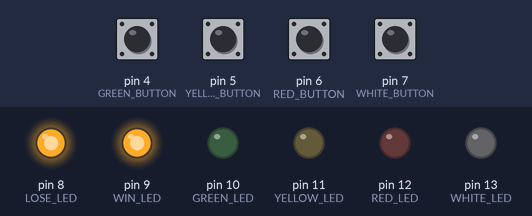
The sketch below on a simulated Arduino Uno, built with avr-gcc and run on an emulated ATmega328P. Shown: output pins drawn as LEDs (lit = HIGH). The inputs (shaded band) are chosen by the test bench; at power-on: pin 4 (GREEN_BUTTON), pin 5 (YELLOW_BUTTON), pin 6 (RED_BUTTON), pin 7 (WHITE_BUTTON) LOW.

Above: at 1.2 s.
1.3 s: pin 4 (GREEN_BUTTON) pulled HIGH for 0.15 s
At 1.37 s:
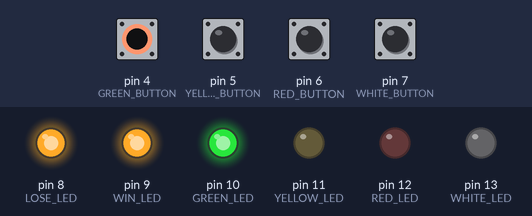
2.9 s: pin 5 (YELLOW_BUTTON) pulled HIGH for 0.15 s
At 2.97 s:
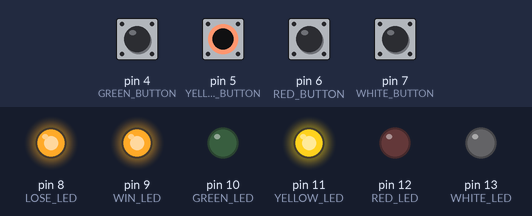
4.5 s: pin 6 (RED_BUTTON) pulled HIGH for 0.15 s
At 4.57 s:
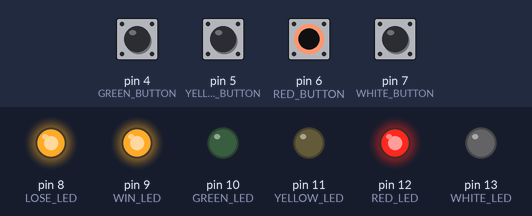
6.1 s: pin 7 (WHITE_BUTTON) pulled HIGH for 0.15 s
At 6.17 s:
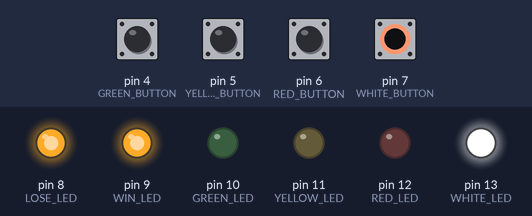
7.7 s: pin 4 (GREEN_BUTTON) driven HIGH and pin 5 (YELLOW_BUTTON) driven HIGH
At 8.4 s:
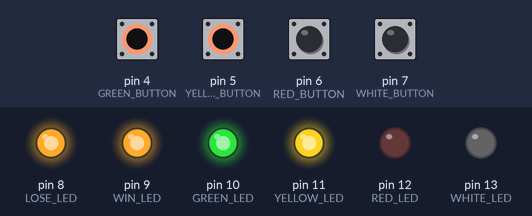
9.2 s: pin 6 (RED_BUTTON) pulled HIGH for 1 s
At 9.6 s:
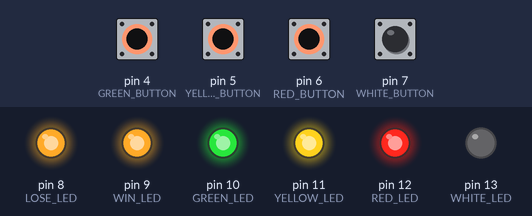
Timing chart, 0 to 12.2 s (numbered marks = the images above; inputs shaded):
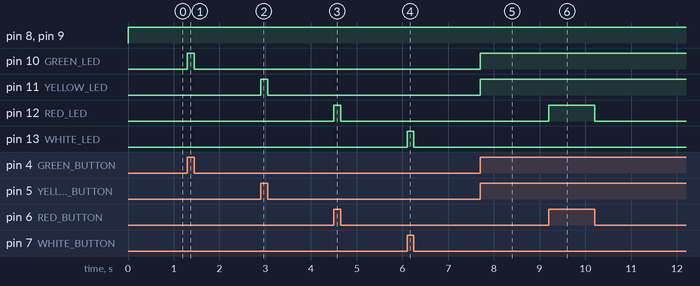

The sketch:

button_led_control.ino
```cpp
//Define LED Pins
  #define LOSE_LED    8
  #define WIN_LED     9
  #define GREEN_LED   10
  #define YELLOW_LED  11
  #define RED_LED     12
  #define WHITE_LED   13

//Define BUTTON Pins
  #define GREEN_BUTTON  4
  #define YELLOW_BUTTON 5
  #define RED_BUTTON    6
  #define WHITE_BUTTON  7

//setup pins for each digital device
void setup() {
  pinMode(LOSE_LED, OUTPUT);
  pinMode(WIN_LED, OUTPUT);
  pinMode(GREEN_LED, OUTPUT);
  pinMode(YELLOW_LED, OUTPUT);
  pinMode(RED_LED, OUTPUT);
  pinMode(WHITE_LED, OUTPUT);

  pinMode(GREEN_BUTTON, INPUT);
  pinMode(YELLOW_BUTTON, INPUT);
  pinMode(RED_BUTTON, INPUT);
  pinMode(WHITE_BUTTON, INPUT);
}

void loop() {
  int green = digitalRead(GREEN_BUTTON);
  int yellow = digitalRead(YELLOW_BUTTON);
  int red = digitalRead(RED_BUTTON);
  int white = digitalRead(WHITE_BUTTON);
  int win = HIGH;
  int lose = HIGH;

  digitalWrite(GREEN_LED, green);
  digitalWrite(YELLOW_LED, yellow);
  digitalWrite(RED_LED, red);
  digitalWrite(WHITE_LED, white);
  digitalWrite(WIN_LED, win);
  digitalWrite(LOSE_LED, lose);
}
```

Measured:
- after the input at 1.3 s, pin 10 (GREEN_LED): LOW → HIGH at once, → LOW 0.15 s later
- after the input at 2.9 s, pin 11 (YELLOW_LED): LOW → HIGH at once, → LOW 0.15 s later
- after the input at 4.5 s, pin 12 (RED_LED): LOW → HIGH at once, → LOW 0.15 s later
- after the input at 6.1 s, pin 13 (WHITE_LED): LOW → HIGH at once, → LOW 0.15 s later
- after the input at 7.7 s, pin 10 (GREEN_LED), pin 11 (YELLOW_LED): LOW → HIGH at once
- after the input at 9.2 s, pin 12 (RED_LED): LOW → HIGH at once, → LOW 1.0 s later
